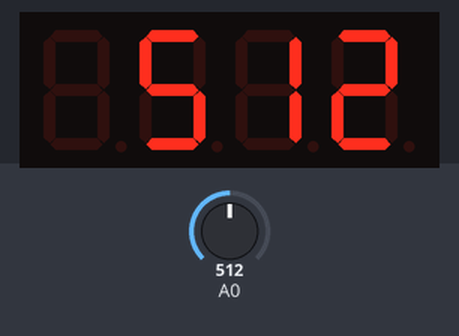
This sketch was run on a simulated Arduino Uno, built with avr-gcc and run on an emulated ATmega328P. Shown: 4-digit seven-segment display. The test bench sets the inputs (shaded band); at power-on: A0 = 512. What the sketch prints to the serial monitor is not drawn.

Above: at 2.2 s.
2.3 s: A0 set to 716
At 3.4 s:
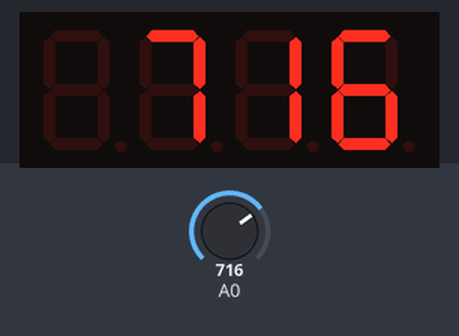
3.8 s: A0 set to 900
At 4.3 s:
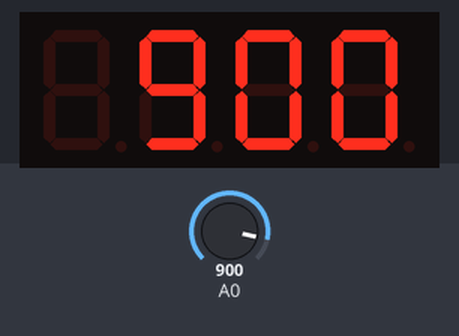
5.3 s: A0 set to 1023
At 6.0 s:
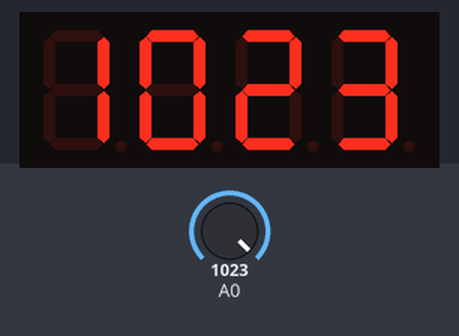
Timing chart, 0 to 8.3 s (numbered marks = the images above; inputs shaded):
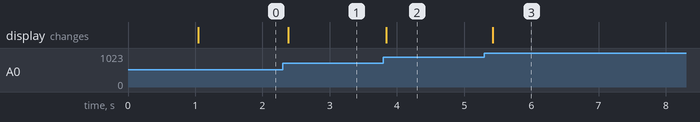

The sketch:

index.ino
```cpp
#include <Arduino.h>
#include <Wire.h>
#include <TM1637Display.h>
#define SERIAL_BAUD 115200

#define CLK 2
#define DIO 3
TM1637Display display(CLK, DIO);

void setup() {
  Serial.begin(SERIAL_BAUD);
  while(!Serial) {}

  uint8_t data[] = { 0xff, 0xff, 0xff, 0xff };
  display.setBrightness(0x0f);
  display.setSegments(data);
  delay(1000);
}

void loop() {
    int Piezoelectric=analogRead(A0);
    display.showNumberDec(Piezoelectric, false);
    Serial.print("Piezoelectric: ");
    Serial.print(Piezoelectric);
    delay(100);
}
```

Measured:
- after the input at 2.3 s, the display: changes after 0.08 s (image 1)
- after the input at 3.8 s, the display: changes at once (image 2)
- after the input at 5.3 s, the display: changes after 0.12 s (image 3)
